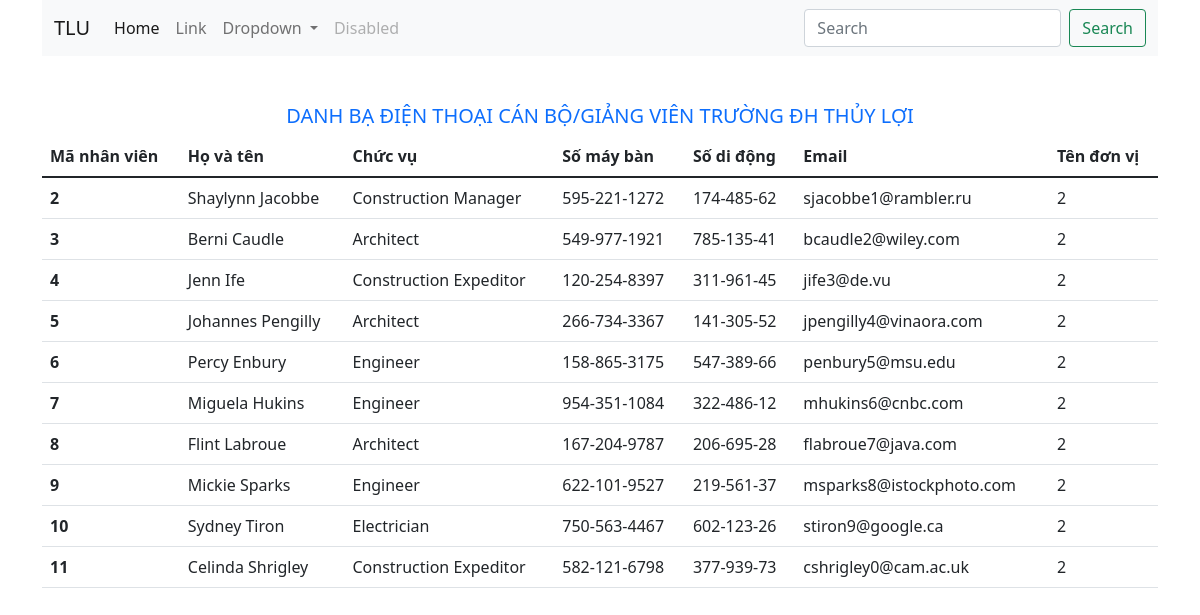
The page / on the database its author committed.
### tables this page shows
CREATE TABLE `db_nhanvien` (
  `ma_nhanvien` int(10) UNSIGNED NOT NULL,
  `hovaten` varchar(50) NOT NULL,
  `chucvu` varchar(30) DEFAULT NULL,
  `sodt_coquan` varchar(20) DEFAULT NULL,
  `sodt_didong` varchar(10) NOT NULL,
  `email` varchar(50) NOT NULL,
  `ma_donvi` int(10) UNSIGNED NOT NULL
);

### index.php (the view, shortened to what this page needs)
<!DOCTYPE html>
<html lang="en">
<head>
    <link href="https://cdn.jsdelivr.net/npm/bootstrap@5.1.3/dist/css/bootstrap.min.css" rel="stylesheet">
</head>
<body>
    <header>
        <div class="container">
        <nav class="navbar navbar-expand-lg navbar-light bg-light">
            <div class="container-fluid">
                <a class="navbar-brand" href="#">TLU</a>
                <div class="collapse navbar-collapse" id="navbarSupportedContent">
                <ul class="navbar-nav me-auto mb-2 mb-lg-0">
                    <li class="nav-item">
                    <a class="nav-link active" aria-current="page" href="#">Home</a>
                    </li>
                    <li class="nav-item">
                    <a class="nav-link" href="#">Link</a>
                    </li>
                    <li class="nav-item dropdown">
                    <a class="nav-link dropdown-toggle" href="#" id="navbarDropdown" role="button" data-bs-toggle="dropdown" aria-expanded="false">
                        Dropdown
                    </a>
                    </li>
                    <li class="nav-item">
                    <a class="nav-link disabled">Disabled</a>
                    </li>
                </ul>
                <form class="d-flex">
                    <input class="form-control me-2" type="search" placeholder="Search" aria-label="Search">
                    <button class="btn btn-outline-success" type="submit">Search</button>
                </form>
                </div>
            </div>
            </nav>
        </div>
    </header>
    <main>
    <div class="container">
        <h5 class="text-center text-primary mt-5">DANH BẠ ĐIỆN THOẠI CÁN BỘ/GIẢNG VIÊN TRƯỜNG ĐH THỦY LỢI</h5>
        <table class="table">
            <thead>
                <tr>
                    <th scope="col">Mã nhân viên</th>
                    <th scope="col">Họ và tên</th>
                    <th scope="col">Chức vụ</th>
                    <th scope="col">Số máy bàn</th>
                    <th scope="col">Số di động</th>
                    <th scope="col">Email</th>
                    <th scope="col">Tên đơn vị</th>
                </tr>
            </thead>
            <tbody>
                <?php
                    $conn = mysqli_connect('localhost','root','','dhtl_danhba');
                    $sql = "SELECT * FROM db_nhanvien";
                    $result = mysqli_query($conn,$sql);
                    if(mysqli_num_rows($result) > 0){
                        while($row = mysqli_fetch_assoc($result)){
                ?>
                            <tr>
                                <th scope="row"><?php echo $row['ma_nhanvien']; ?></th>
                                <td><?php echo $row['hovaten']; ?></td>
                                <td><?php echo $row['chucvu']; ?></td>
                                <td><?php echo $row['sodt_coquan']; ?></td>
                                <td><?php echo $row['sodt_didong']; ?></td>
                                <td><?php echo $row['email']; ?></td>
                                <td><?php echo $row['ma_donvi']; ?></td>
                            </tr>
                <?php
                        }
                    }
                ?>
            </tbody>
            </table>
    </div>
    </main>
</body>
</html>

### rows shown on the page
db_nhanvien: ma_nhanvien "2", hovaten "Shaylynn Jacobbe", chucvu "Construction Manager", sodt_coquan "595-221-1272", sodt_didong "174-485-62", email "sjacobbe1@rambler.ru", ma_donvi "2"
db_nhanvien: ma_nhanvien "3", hovaten "Berni Caudle", chucvu "Architect", sodt_coquan "549-977-1921", sodt_didong "785-135-41", email "bcaudle2@wiley.com", ma_donvi "2"
db_nhanvien: ma_nhanvien "4", hovaten "Jenn Ife", chucvu "Construction Expeditor", sodt_coquan "120-254-8397", sodt_didong "311-961-45", email "jife3@de.vu", ma_donvi "2"
db_nhanvien: ma_nhanvien "5", hovaten "Johannes Pengilly", chucvu "Architect", sodt_coquan "266-734-3367", sodt_didong "141-305-52", email "jpengilly4@vinaora.com", ma_donvi "2"
db_nhanvien: ma_nhanvien "6", hovaten "Percy Enbury", chucvu "Engineer", sodt_coquan "158-865-3175", sodt_didong "547-389-66", email "penbury5@msu.edu", ma_donvi "2"
db_nhanvien: ma_nhanvien "7", hovaten "Miguela Hukins", chucvu "Engineer", sodt_coquan "954-351-1084", sodt_didong "322-486-12", email "mhukins6@cnbc.com", ma_donvi "2"
db_nhanvien: ma_nhanvien "8", hovaten "Flint Labroue", chucvu "Architect", sodt_coquan "167-204-9787", sodt_didong "206-695-28", email "flabroue7@java.com", ma_donvi "2"
db_nhanvien: ma_nhanvien "9", hovaten "Mickie Sparks", chucvu "Engineer", sodt_coquan "622-101-9527", sodt_didong "219-561-37", email "msparks8@istockphoto.com", ma_donvi "2"
db_nhanvien: ma_nhanvien "10", hovaten "Sydney Tiron", chucvu "Electrician", sodt_coquan "750-563-4467", sodt_didong "602-123-26", email "stiron9@google.ca", ma_donvi "2"
db_nhanvien: ma_nhanvien "11", hovaten "Celinda Shrigley", chucvu "Construction Expeditor", sodt_coquan "582-121-6798", sodt_didong "377-939-73", email "cshrigley0@cam.ac.uk", ma_donvi "2"
